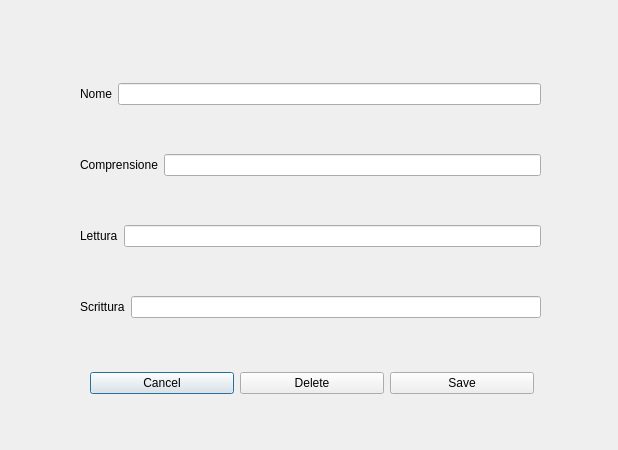
<?xml version="1.0" encoding="UTF-8"?>
<ui version="4.0">
 <class>Dialog</class>
 <widget class="QDialog" name="Dialog">
  <property name="geometry">
   <rect>
    <x>0</x>
    <y>0</y>
    <width>618</width>
    <height>450</height>
   </rect>
  </property>
  <property name="windowTitle">
   <string>Dialog</string>
  </property>
  <widget class="QWidget" name="layoutWidget">
   <property name="geometry">
    <rect>
     <x>80</x>
     <y>40</y>
     <width>461</width>
     <height>321</height>
    </rect>

   </property>
   <layout class="QVBoxLayout" name="verticalLayout_2">
    <item>
     <layout class="QHBoxLayout" name="horizontalLayout_14">
      <item>
       <widget class="QLabel" name="label_14">
        <property name="text">
         <string>Nome</string>
        </property>
       </widget>
      </item>
      <item>
       <widget class="QLineEdit" name="lingua_nome"/>
      </item>
     </layout>
    </item>
    <item>
     <layout class="QHBoxLayout" name="horizontalLayout_27">
      <item>
       <widget class="QLabel" name="label_27">
        <property name="text">
         <string>Comprensione</string>
        </property>
       </widget>
      </item>
      <item>
       <widget class="QLineEdit" name="lingua_comprensione"/>
      </item>
     </layout>
    </item>
    <item>
     <layout class="QHBoxLayout" name="horizontalLayout_31">
      <item>
       <widget class="QLabel" name="label_31">
        <property name="text">
         <string>Lettura</string>
        </property>
       </widget>
      </item>
      <item>
       <widget class="QLineEdit" name="lingua_lettura"/>
      </item>
     </layout>
    </item>
    <item>
     <layout class="QHBoxLayout" name="horizontalLayout_32">
      <item>
       <widget class="QLabel" name="label_32">
        <property name="text">
         <string>Scrittura</string>
        </property>
       </widget>
      </item>
      <item>
       <widget class="QLineEdit" name="lingua_scrittura"/>
      </item>
     </layout>
    </item>
   </layout>
  </widget>
  <widget class="QWidget" name="layoutWidget_2">
   <property name="geometry">
    <rect>
     <x>90</x>
     <y>370</y>
     <width>444</width>
     <height>27</height>
    </rect>
   </property>
   <layout class="QHBoxLayout" name="horizontalLayout_33">
    <item>
     <widget class="QPushButton" name="button_cancel_lingua">
      <property name="text">
       <string>Cancel</string>
      </property>
     </widget>
    </item>
    <item>
     <widget class="QPushButton" name="button_delete_lingua">
      <property name="text">
       <string>Delete</string>
      </property>
     </widget>
    </item>
    <item>
     <widget class="QPushButton" name="button_save_lingua">
      <property name="text">
       <string>Save</string>
      </property>
     </widget>
    </item>
   </layout>
  </widget>
 </widget>
 <resources/>
 <connections/>
</ui>
